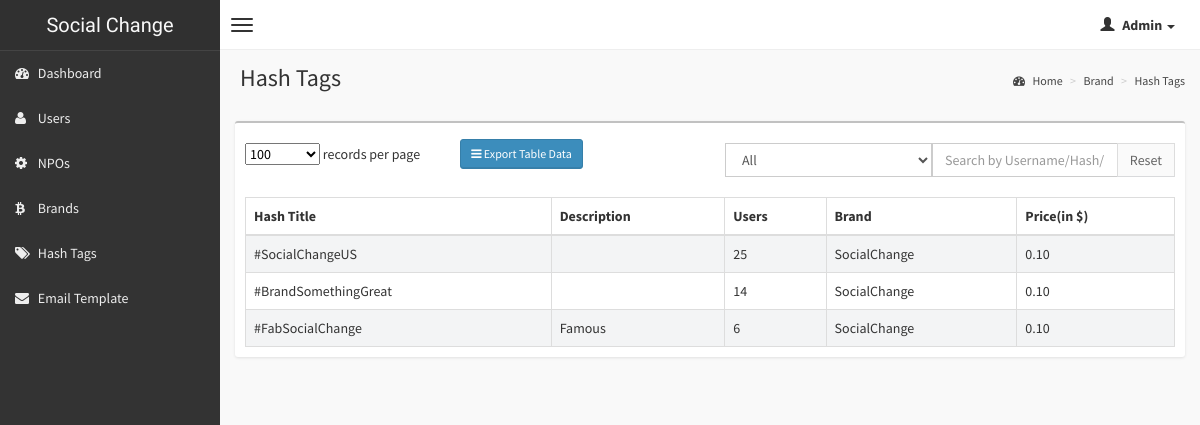
/admin/hash_select.php?track=38&role=brand (signed in), run on the app's committed database.
### tables this page shows
CREATE TABLE IF NOT EXISTS `hash_tags` (
  `id` int(11) NOT NULL AUTO_INCREMENT,
  `user_id` int(11) NOT NULL,
  `title` varchar(80) NOT NULL,
  `description` varchar(300) NOT NULL,
  `users` int(20) NOT NULL,
  `set_cap` int(50) NOT NULL,
  `created_on` timestamp NOT NULL DEFAULT CURRENT_TIMESTAMP ON UPDATE CURRENT_TIMESTAMP,
  PRIMARY KEY (`id`),
  KEY `user_id` (`user_id`)
);

CREATE TABLE IF NOT EXISTS `users` (
  `id` int(11) NOT NULL AUTO_INCREMENT,
  `fbid` bigint(20) NOT NULL,
  `twitterid` varchar(200) NOT NULL,
  `googleid` varchar(200) NOT NULL COMMENT 'same as tumbler username',
  `instagram_id` varchar(200) NOT NULL,
  `email` varchar(80) NOT NULL,
  `role` varchar(80) NOT NULL,
  `username` varchar(50) NOT NULL,
  `password` text NOT NULL,
  `contact_number` bigint(15) NOT NULL,
  `paypal_email` varchar(50) NOT NULL,
  `tax_id` varchar(50) NOT NULL,
  `brand_name` varchar(30) NOT NULL,
  `pic` varchar(100) NOT NULL,
  `is_live` tinyint(1) NOT NULL,
  `verified` tinyint(1) NOT NULL,
  `created_on` timestamp NOT NULL DEFAULT CURRENT_TIMESTAMP ON UPDATE CURRENT_TIMESTAMP,
  PRIMARY KEY (`id`)
);

### admin/hash_select.php (the view, shortened to what this page needs)
<?php require_once "../php_include/header.php"; ?>
<?php
$uid=$_REQUEST['track'];
$role=$_REQUEST['role'];
$limit = (int) (!isset($_GET["limit"]) ? 100 : $_GET["limit"]);
global $conn;
$searchKey="where 1";
if($role=='NPO'){
$sql="select hash_tags.title as title, hash_tags.description as d, hash_tags.users as users, users.username as username, users.brand_name as brand from hash_tags left join users on hash_tags.user_id=users.id $searchKey and hash_tags.user_id=:user_id limit $limit";
}
else{
$sql="select hash_tags.title as title, hash_tags.description as d, hash_tags.users as users, users.username as username, users.brand_name as brand,(select pricing.price from pricing join budget on pricing.id=budget.price_id where budget.hash_id=hash_tags.id) as price from hash_tags left join users on hash_tags.user_id=users.id left join budget on hash_tags.id=budget.hash_id $searchKey and hash_tags.user_id=:user_id limit $limit";
}
$sth=$conn->prepare($sql);
$sth->bindValue('user_id',$uid);
try{$sth->execute();}catch(Exception $e){
echo $e->getMessage();}
$result=$sth->fetchAll(PDO::FETCH_ASSOC);
?>
<link href="css/datatables/dataTables.bootstrap.css" rel="stylesheet" type="text/css" />
        <div class="wrapper row-offcanvas row-offcanvas-left">
            <?php require_once "../php_include/leftmenu.php"; ?>
            <aside class="right-side">
                <section class="content-header">
                    <h1>
                        Hash Tags
                    </h1>
                    <ol class="breadcrumb">
                        <li><a href="dashboard.php"><i class="fa fa-dashboard"></i> Home</a></li>
                        <?php if($role=='brand'){?> <li><a href="brands.php">Brand</a></li> <?php } ?>
                        <li><a href="#">Hash Tags</a></li>
                    </ol>
                </section>
                <section class="content">
                	<div class="box">
                                <div class="box-header">
                                </div>
                                <div class="box-body table-responsive">
                            		<div class="row">
										<div class="col-xs-6">
											<div id="example1_length" class="dataTables_length">
												<label>
													<select size="1" name="example1_length" aria-controls="example1" onchange="window.location.href='?&key=<?php echo $_REQUEST['key']; ?>&page=1&limit='+(this.options[this.selectedIndex].value);">
													<?php foreach(array(10,25,50,100) as $i){
														echo "<option value='$i' ";
														if($i==$limit) echo "selected";
														echo ">$i</option>";
													} ?>
													</select>
													 records per page
												</label>
											</div>
					<div class="btn-group" style="margin-left: 40px;margin-top: -4px;text-align: center;">
			<button class="btn btn-primary btn-sm dropdown-toggle" data-toggle="dropdown"><i class="fa fa-bars"></i> Export Table Data</button>
				</div>
										</div>
										<div class="col-xs-6"><div class="dataTables_filter" id="example1_filter" style="width:100%;">
											<label style="width:100%;">
												<form id="search-by-date-form" action="" style="float:left;width:46%;">
													<div class="form-group">
														<div class="input-group" style="width:100%;">
															<select name="status" class="form-control" onchange="document.getElementById('search-by-date-form').submit();">
																<option value="" <?php if($_GET["status"]=="") echo "selected"; ?>>All</option>
															</select>
														</div>
													</div>
												</form>
												<div class="input-group">
													<input class="form-control" type="text" aria-controls="example1"
														onkeyup="if(event.keyCode==13){ window.location.href='?limit=<?php echo $limit; ?>&status=<?php echo $_GET['status']; ?>&key='+this.value; }" placeholder="Search by Username/Hash/Brand" value="<?php echo $_GET['key']; ?>">
													<span class="input-group-btn"><button class="btn btn-default btn-flat"
														onclick="window.location.href='?limit=<?php echo $limit; ?>&key=';">Reset</button></span>
												</div>
											</label>
										</div></div>
									</div>
                                    <table id="example1" class="table table-bordered table-striped">
                                        <thead>
                                            <tr>
                                                <th>Hash Title</th>
                                                <th>Description</th>
                                                <th>Users</th>
                                                <th>Brand</th>
                                             <?php if($role!='NPO') {?>  <th>Price(in $)</th> <?php } ?>
                                            </tr>
                                        </thead>
                                        <tbody>
                                        	<?php foreach($result as $row){ ?>
                                            <tr>
                                                <td><?php echo $row['title']; ?></td>
                                                <td><?php echo $row['d']; ?></td>
                                                <td><?php if(!$row['users']) echo "-"; else echo $row['users']; ?></td>
                                                <td><?php if(!$row['brand']) echo "-"; else echo $row['brand']; ?></td>
                                              <?php if($role!='NPO') {?>  <td><?php if(!$row['price']) echo "-"; else echo $row['price']; ?></td> <?php } ?>
                                            </tr>
                                            <?php } ?>
                                        </tbody>
                                    </table>
                                </div>
                            </div>
                </section>
            </aside>
        </div>
    </body>
</html>

### data on the page
hash_tags: title "#SocialChangeUS", users "25", user.brand_name "SocialChange", price "0.10"
hash_tags: title "#BrandSomethingGreat", users "14", user.brand_name "SocialChange", price "0.10"
hash_tags: title "#FabSocialChange", description "Famous", users "6", user.brand_name "SocialChange", price "0.10"

### other printed values
$_SESSION['admin']['username'] "Admin"
form field example1_length "100"
